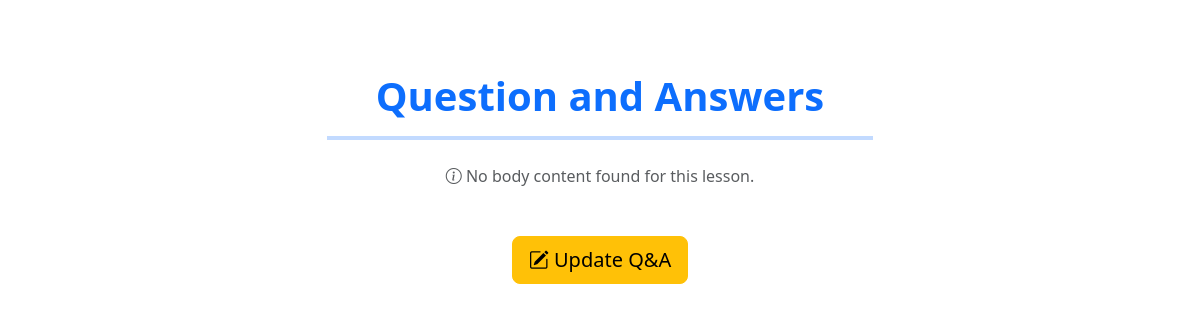
The page /lesson/2/body (signed in) on the database as committed earlier.
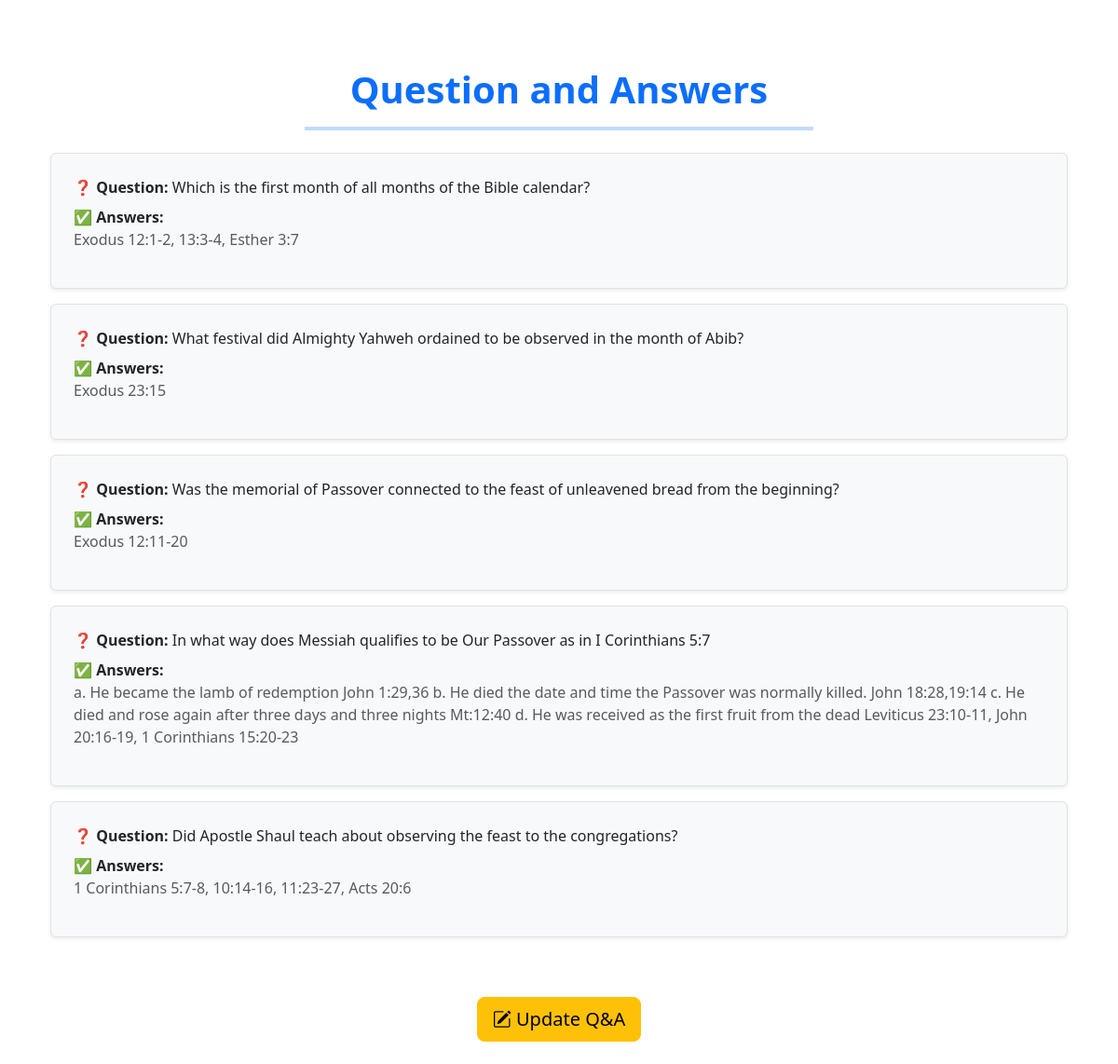
The same page on the database as committed later.
### application/models.py (models this page shows, shortened)
class Body(db.Model):
    id = db.Column(db.Integer, primary_key=True)
    question = db.Column(db.Text)
    answers = db.Column(db.Text)
    lesson_id = db.Column(db.Integer, db.ForeignKey('lesson.id'), nullable=0)

### application/lessons/routes.py (the view)
@lessons_bp.route('/lesson/<int:lesson_id>/body', methods=['GET'])
@login_required
def view_body(lesson_id):
    body = Body.query.filter_by(lesson_id=lesson_id).all()
    return render_template('view_body.html', title='Question and Answers' , body=body)

### application/models.py (called while the page is built)
@login_manager.user_loader
def load_user(user_id):
    return User.query.get(int(user_id))

### application/templates/view_body.html
{% extends "layout.html" %}
{% block content %}
<div class="container mt-5">
    <div class="text-center mb-4">
        <h1 class="fw-bold text-primary">{{ title }}</h1>
        <hr class="w-50 mx-auto" style="border: 2px solid #0d6efd;">
    </div>
    {% if body %}
    <ul class="list-group list-group-flush">
        {% for entry in body %}
        <li class="list-group-item mb-3 p-4 border rounded shadow-sm bg-light">
            <p class="mb-2">
                <strong class="text-dark">❓ Question:</strong> {{ entry.question }}
            </p>
            <p class="mt-2">
                <strong class="text-dark">✅ Answers:</strong>
                <span class="d-block text-muted">{{ entry.answers if entry.answers else 'No answers provided' }}</span>
            </p>
        </li>
        {% endfor %}
    </ul>
    {% else %}
    <p class="text-center text-muted mt-4">
        <i class="bi bi-info-circle"></i> No body content found for this lesson.
    </p>
    {% endif %}
    <div class="text-center mt-5">
        <a href="#" class="btn btn-warning btn-lg">
            <i class="bi bi-pencil-square"></i> Update Q&A
        </a>
    </div>
</div>
{% endblock content %}

### application/templates/layout.html (shortened to what this page needs)
<!DOCTYPE html>
<html lang="en">
<head>
  <link href="https://cdn.jsdelivr.net/npm/bootstrap@5.3.0/dist/css/bootstrap.min.css" rel="stylesheet">
  <link rel="stylesheet" href="https://cdn.jsdelivr.net/npm/bootstrap@5.3.0/dist/css/bootstrap.min.css">
  <link href="https://cdn.jsdelivr.net/npm/bootstrap@5.3.0/dist/css/bootstrap.min.css" rel="stylesheet">
  <link href="https://cdn.jsdelivr.net/npm/bootstrap-icons/font/bootstrap-icons.css" rel="stylesheet">
</head>
<body>
  <div class="container py-4">
    {% block content %}
    {% endblock content %}
  </div>
</body>
</html>

Rows that differ between the two databases and show on the page:
added Body: question "Which is the first month of all months of the Bible calendar?", answers "Exodus 12:1-2, 13:3-4, Esther 3:7"
added Body: question "What festival did Almighty Yahweh ordained to be observed in the month of Abib?", answers "Exodus 23:15"
added Body: question "Was the memorial of Passover connected to the feast of unleavened bread from the beginning?", answers "Exodus 12:11-20"
added Body: question "In what way does Messiah qualifies to be Our Passover as in I Corinthians 5:7", answers "a. He became the lamb of redemption John 1:29,36 b. He died the date and time the Passover was normally killed. John 18:28,19:14 c. He died and rose again after three days and three nights Mt:12:40 d. He was received as the first fruit from the dead Leviticus 23:10-11, John 20:16-19, 1 Corinthians 15:20-23"
added Body: question "Did Apostle Shaul teach about observing the feast to the congregations?", answers "1 Corinthians 5:7-8, 10:14-16, 11:23-27, Acts 20:6"
Other text that changed with them:
text no longer shown: "No body content found for this lesson."
